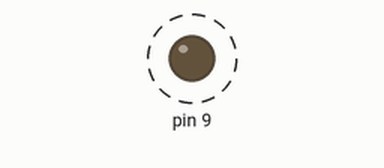
The program below on a simulated Arduino Uno, built with avr-gcc and run on an emulated ATmega328P. On the bench: output pins drawn as LEDs (lit = HIGH). Dashed ring = blinking.

Above: at 0.6 s.
Timing chart, 0 to 3.0 s (numbered marks = the images above):
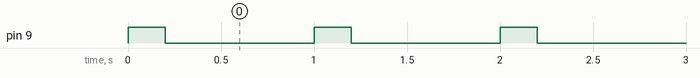

The program:

main.c
```c
#define F_CPU 11059200
#include <avr/io.h>
#include <util/delay.h>

int main(void){
	DDRB|=(1<<PB1); // set PD6 (pin 11) output
	for(;;){
		PORTB|=(1<<PB1); // set PD
		_delay_ms(200); // wait
		PORTB&=~(1<<PB1);// set PD6 low
		_delay_ms(800); // wait
	}
}
```

Measured:
- by itself, pin 9: alternates HIGH for 0.20 s and LOW for 0.80 s
